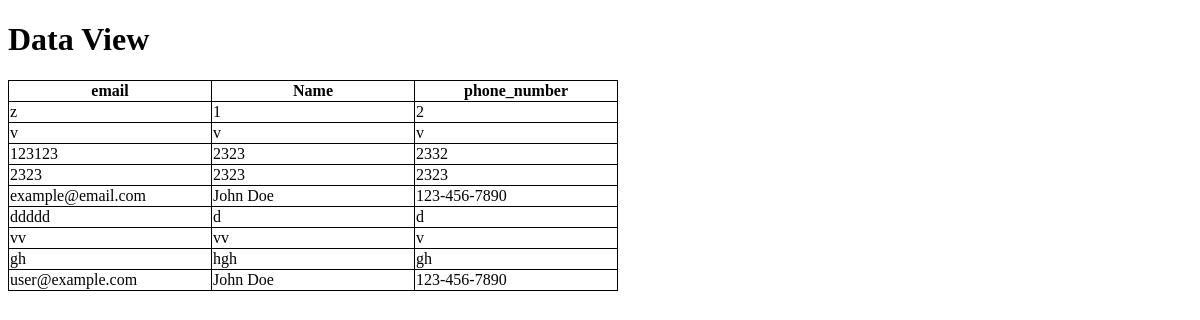
/dataviewTest/, run on an earlier commit of the app's database.
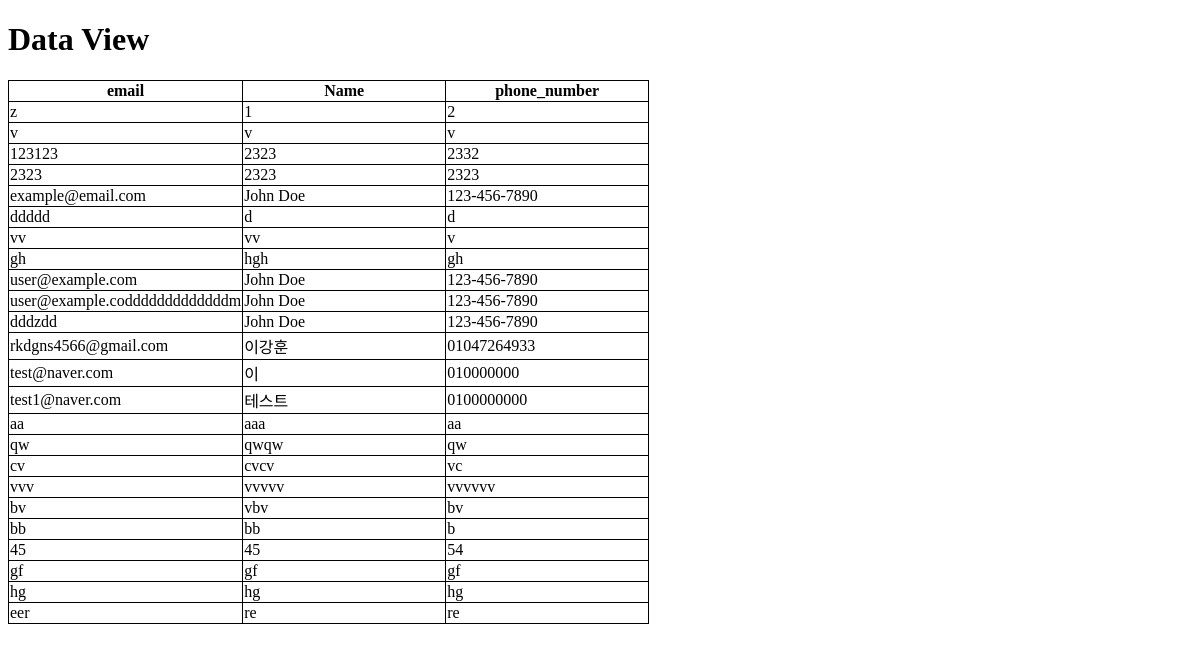
And on a later commit of the database.
### kickboard/models.py (models this page shows)
class information(db.Model):
    email = db.Column(db.Text, primary_key=True)
    password = db.Column(db.Text)
    name = db.Column(db.Text)
    phone_number = db.Column(db.Text)

### kickboard/views/html_views.py (the view)
@bp.route('dataviewTest/')
def dataviewTest():
    data = information.query.all()
    return render_template('dataview.html', data=data)

### kickboard/templates/dataview.html (shortened to what this page needs)
<!DOCTYPE html>
<html>
<head>
</head>
<body>
    <h1>Data View</h1>
    <table>
        <thead>
            <tr>
                <th>email</th>
                <th>Name</th>
                <th>phone_number</th>
            </tr>
        </thead>
        <tbody>
            {% for item in data %}
                <tr>
                    <td>{{ item.email }}</td>
                    <td>{{ item.name }}</td>
                    <td>{{ item.phone_number }}</td>
                </tr>
            {% endfor %}
        </tbody>
    </table>
</body>
</html>

### kickboard/templates/dataview.html (style rules this page uses)
table { border-collapse: collapse; }
table, th, td { border: 1px solid #000; }
th, td { width : 200px }

What changed in the data, as far as the page shows it:
added information: email "user@example.codddddddddddddm", name "John Doe", phone_number "123-456-7890"
added information: email "dddzdd", name "John Doe", phone_number "123-456-7890"
added information: email "rkdgns4566@gmail.com", name "이강훈", phone_number "01047264933"
added information: email "test@naver.com", name "이", phone_number "010000000"
added information: email "test1@naver.com", name "테스트", phone_number "0100000000"
added information: email "aa", name "aaa", phone_number "aa"
added information: email "qw", name "qwqw", phone_number "qw"
added information: email "cv", name "cvcv", phone_number "vc"
added information: email "vvv", name "vvvvv", phone_number "vvvvvv"
added information: email "bv", name "vbv", phone_number "bv"
added information: email "bb", name "bb", phone_number "b"
added information: email "45", name "45", phone_number "54"
added information: email "gf", name "gf", phone_number "gf"
added information: email "hg", name "hg", phone_number "hg"
added information: email "eer", name "re", phone_number "re"
